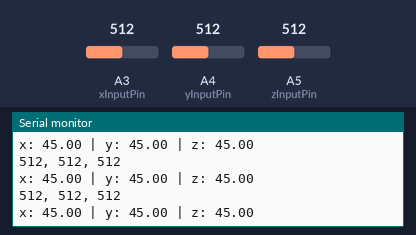
Recording of a sketch running on a simulated Arduino Uno, built with avr-gcc and run on an emulated ATmega328P. Shown: the last lines printed to the serial monitor. The test bench sets the inputs (shaded band); at power-on: A3 (xInputPin) = 512, A4 (yInputPin) = 512, A5 (zInputPin) = 512.

Above: at 1.2 s.
1.3 s: A3 (xInputPin) set to 392
At 1.85 s:
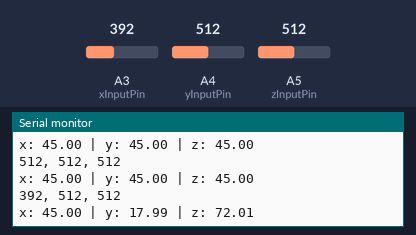
2.8 s: A4 (yInputPin) set to 392
At 2.87 s:
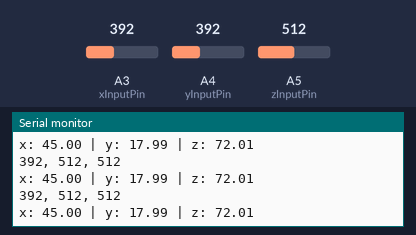
4.3 s: A5 (zInputPin) set to 392
At 4.4 s:
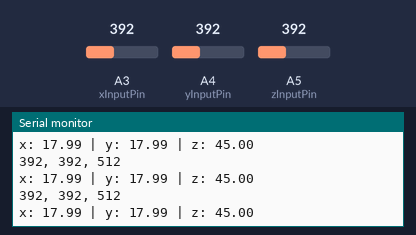
5.8 s: A3 (xInputPin) set to 412
At 5.93 s:
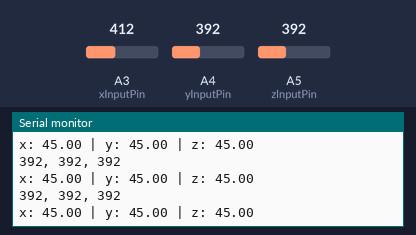
7.3 s: A4 (yInputPin) set to 412
At 7.45 s:
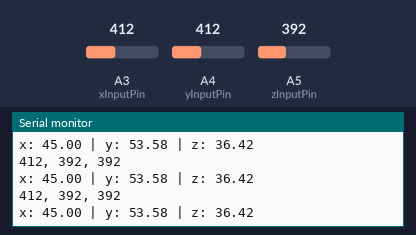
8.8 s: A5 (zInputPin) set to 412
At 8.98 s:
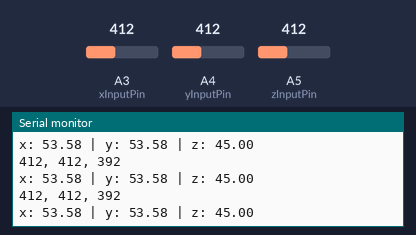
Timing chart, 0 to 11.3 s (numbered marks = the images above; inputs shaded):
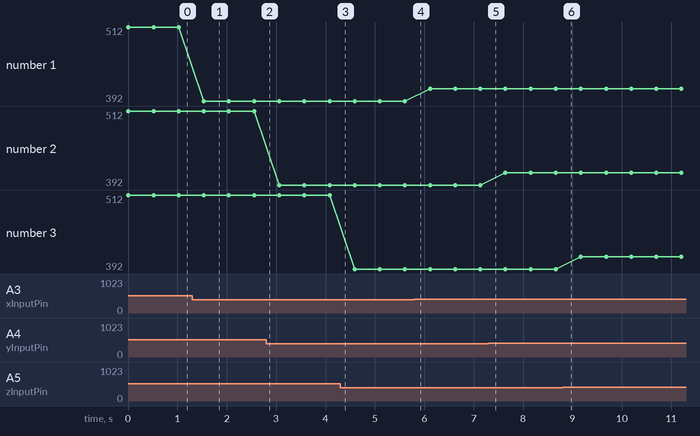

Measured:
- after the input at 1.3 s, the serial monitor: prints a new line after 0.24 s (image 1)
- plotted number 1: 512 → 392 after the input at 1.3 s, 392 → 412 after the input at 5.8 s

The sketch:

adxl335_accelerometer_sensor.ino
```cpp
const int xInputPin = A3;
const int yInputPin = A4;
const int zInputPin = A5;


// Take multiple samples to reduce noise
const int sampleSize = 10;

//The minimum and maximum values that came from
//the accelerometer while standing still
//You very well may need to change these
int minVal = 265;
int maxVal = 402;

//to hold the caculated values
double xSensorValue;
double ySensorValue;
double zSensorValue;

void setup()
{
  pinMode(xInputPin, INPUT);
  pinMode(yInputPin, INPUT);
  pinMode(zInputPin, INPUT);

  Serial.begin(9600);
}

void loop()
{
    readAccelerometerValue(xInputPin, yInputPin, zInputPin);

    //Output the caculations
    Serial.print("x: ");
    Serial.print(xSensorValue );
    Serial.print(" | y: ");
    Serial.print(ySensorValue );
    Serial.print(" | z: ");
    Serial.println(zSensorValue );
    delay(500);
}


void readAccelerometerValue(int xInputPin, int yInputPin, int zInputPin)
{
    int xRaw = ReadAxis(xInputPin);
    int yRaw = ReadAxis(yInputPin);
    int zRaw = ReadAxis(zInputPin);

    Serial.println();
    Serial.print(xRaw);
    Serial.print(", ");
    Serial.print(yRaw);
    Serial.print(", ");
    Serial.print(zRaw);
    Serial.println();

    //convert read values to degrees -90 to +90 – Needed for atan2
    int xAng = map(xRaw, minVal, maxVal, -90, 90);
    int yAng = map(yRaw, minVal, maxVal, -90, 90);
    int zAng = map(zRaw, minVal, maxVal, -90, 90);

    //Caculate 360deg values like so: atan2(-yAng, -zAng)
    //atan2 outputs the value of -π to π (radians)
    //We are then converting the radians to degrees
    xSensorValue = RAD_TO_DEG * (atan2(-yAng, -zAng) + PI);
    ySensorValue = RAD_TO_DEG * (atan2(-xAng, -zAng) + PI);
    zSensorValue = RAD_TO_DEG * (atan2(-yAng, -xAng) + PI);

}


// Read "sampleSize" samples and report the average
int ReadAxis(int axisPin)
{
  long reading = 0;
  analogRead(axisPin);
  delay(1);
  for (int i = 0; i < sampleSize; i++)
  {
    reading += analogRead(axisPin);
  }
  return reading/sampleSize;
}

/*
// The accelerometer uses very little current, so it can be plugged into your board and run directly off
// of the output from the digital output pins.
// pin A0 (equivalent digital pin14) is VCC
// and pin A4 (equivalent digital pin18) in GND
// to activate the GY-61-module

pinMode(A0, OUTPUT);
pinMode(A4, OUTPUT);

// to set the A0 to 5V as VCC
digitalWrite(14, HIGH);

// to set the A4 to 0V as GND
digitalWrite(18, LOW);
*/
```
